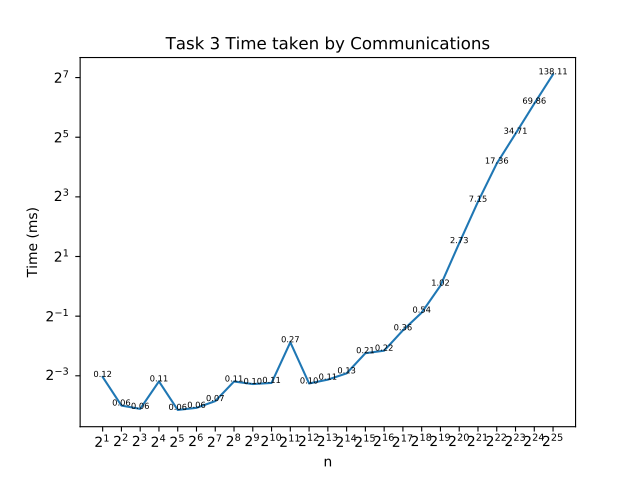

Source code (Python):
from pathlib import Path

import matplotlib.pyplot as plt
from matplotlib.backends.backend_pdf import PdfPages

begin = 1
end = 25
name = Path(__file__).stem

num_lines_before = 1
num_lines_after = 1

xlabel = "n"

xticks = [2 ** x for x in range(begin, end + 1)]


def read_times(filename):
    result = []
    with open(filename) as f:
        for _ in xticks:
            for _ in range(num_lines_before):
                f.readline()
            result.append(float(f.readline()))
            for _ in range(num_lines_after):
                f.readline()
    return result


with PdfPages(f"{name}.pdf") as pdf:
    time = read_times(f"{name}.out")
    plt.plot(xticks, time, "-")
    for x, y in zip(xticks, time):
        plt.text(
            x, y, f"{y:.2f}",
            horizontalalignment='center',
            fontsize=6,
        )

    plt.title("Task 3 Time taken by Communications")
    plt.xlabel(xlabel)
    plt.ylabel("Time (ms)")
    plt.xscale('log', basex=2)
    plt.yscale('log', basey=2)
    plt.xticks(xticks)

    pdf.savefig()
